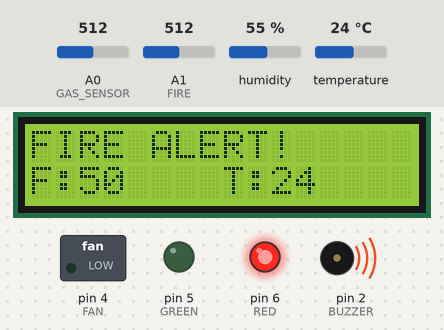
A sketch run on a simulated Arduino Uno, built with avr-gcc and run on an emulated ATmega328P. On the bench: 16×2 character LCD, switched loads named in the sketch (green lamp = pin HIGH), output pins drawn as LEDs (lit = HIGH), buzzer (waves = sounding). The test bench sets the inputs (shaded band); at power-on: A0 (GAS_SENSOR) = 512, temperature 24 °C, A1 (FIRE) = 512, humidity 55 %.

Above: at 3.2 s.
3.3 s: A0 (GAS_SENSOR) set to 604
5.4 s: A0 (GAS_SENSOR) set to 625
At 6.4 s:
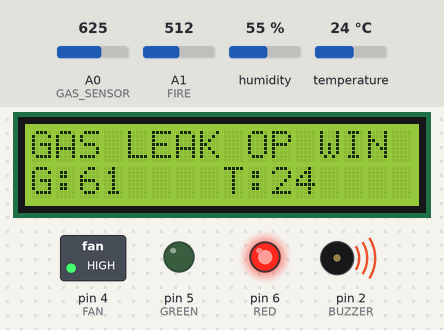
7.5 s: temperature set to 12 °C
At 9.7 s:
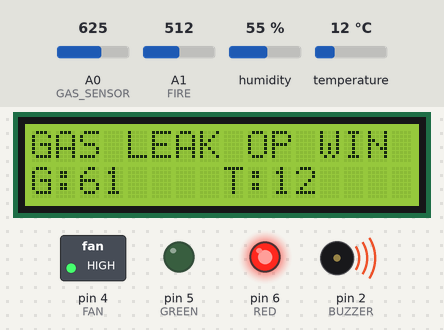
10.2 s: A0 (GAS_SENSOR) set to 306
At 10.7 s:
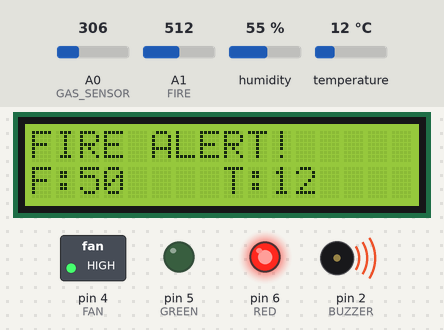
12.3 s: A1 (FIRE) set to 501
At 14.0 s:
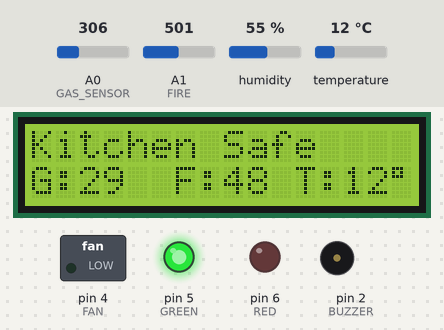
14.8 s: temperature set to 19 °C
At 17.2 s:
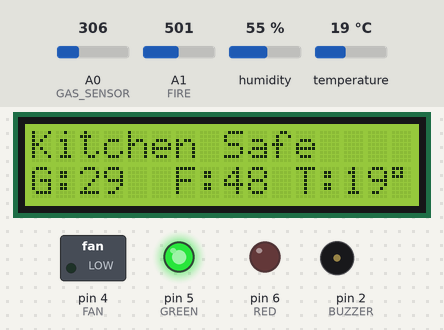
Timing chart, 0 to 18.7 s (numbered marks = the images above; inputs shaded):
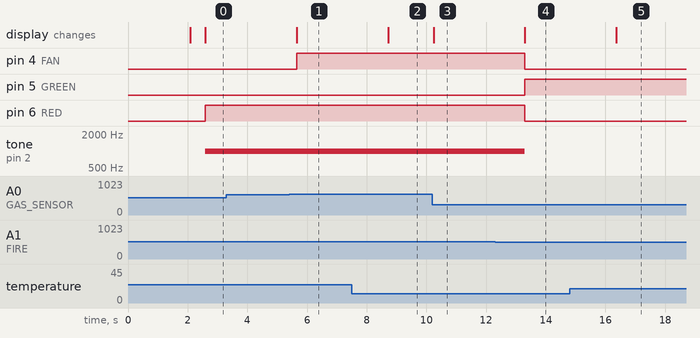

Measured:
- the behaviour switches between 613 and 614 on A0 (GAS_SENSOR) (found by bisection; images 0 and 1)
- the behaviour switches between 512 and 511 on A1 (FIRE) (found by bisection; images 3 and 4)
- after the input at 3.3 s, every drawn part: stays the same
- after the input at 5.4 s, pin 4 (FAN): LOW → HIGH after 0.25 s; the display: changes after 0.25 s (image 1)
- after the input at 7.5 s, the display: changes after 1.2 s (image 2)
- after the input at 10.2 s, the display: changes at once (image 3)
- after the input at 12.3 s, pin 4 (FAN), pin 6 (RED): HIGH → LOW after 1.0 s; pin 5 (GREEN): LOW → HIGH after 1.0 s; tone on pin 2 (BUZZER): 1000 Hz → silent after 1.0 s; the display: changes after 1.0 s (image 4)
- after the input at 14.8 s, the display: changes after 1.6 s (image 5)

The sketch:

kitchen_monitoring_systems.ino
```cpp
#include <LiquidCrystal.h>
#include <DHT11.h>

const int rs = 13, en = 12, d4 = 11, d5 = 10, d6 = 9, d7 = 8;
LiquidCrystal lcd(rs, en, d4, d5, d6, d7);

const int GAS_SENSOR = A0;
const int FIRE = A1;
const int RED = 6;
const int GREEN = 5;
const int BUZZER = 2;
const int FAN = 4;

DHT11 dht11(3);
void setup()
{
  lcd.begin(16,2);
  pinMode(GAS_SENSOR, INPUT);
  pinMode(FIRE, INPUT);
  pinMode(RED, OUTPUT);
  pinMode(GREEN, OUTPUT);
  pinMode(BUZZER, OUTPUT);
  pinMode(FAN, OUTPUT);

  lcd.setCursor(0,0);
  lcd.print("Kitchen Monitor");
  lcd.setCursor(2,1);
  lcd.print("System");
  delay(2000);
  lcd.clear();
}
void loop()
{
  int temperature = dht11.readTemperature();
  int gasADC = analogRead(GAS_SENSOR);
  int fireADC = analogRead(FIRE);
  int GAS = map(gasADC, 0, 1023, 0, 100);
  int fire = map(fireADC, 0, 1023, 0, 100);

  lcd.clear();
  if (GAS >= 60)
  {
    digitalWrite(RED, HIGH);
    digitalWrite(GREEN, LOW);
    digitalWrite(FAN, HIGH);

    tone(BUZZER,1000);

    lcd.setCursor(0,0);
    lcd.print("GAS LEAK OP WIN");
    lcd.setCursor(0,1);
    lcd.print("G:");
    lcd.print(GAS);
    lcd.setCursor(8,1);
    lcd.print("T:");
    lcd.print(temperature);
  }
  else if (fire >= 50)
  {
    digitalWrite(RED,HIGH);
    digitalWrite(GREEN,LOW);
    tone(BUZZER,1000);
    lcd.setCursor(0,0);
    lcd.print("FIRE ALERT!");
    lcd.setCursor(0,1);
    lcd.print("F:");
    lcd.print(fire);
    lcd.setCursor(8,1);
    lcd.print("T:");
    lcd.print(temperature);
  }
  else if (temperature >= 50)
  {
    digitalWrite(RED,HIGH);
    digitalWrite(GREEN,LOW);
    digitalWrite(FAN,HIGH);
    noTone(BUZZER);
    lcd.setCursor(0,0);
    lcd.print("TEMP HIGH OP WIN");
    lcd.setCursor(0,1);
    lcd.print("T:");
    lcd.print(temperature);
    lcd.print((char)223);
    lcd.print("C");
  }

  else
  {
    digitalWrite(RED,LOW);
    digitalWrite(GREEN,HIGH);
    digitalWrite(FAN,LOW);
    noTone(BUZZER);
    lcd.setCursor(0,0);
    lcd.print("Kitchen Safe");
    lcd.setCursor(0,1);
    lcd.print("G:");
    lcd.print(GAS);
    lcd.setCursor(6,1);
    lcd.print("F:");
    lcd.print(fire);
    lcd.setCursor(11,1);
    lcd.print("T:");
    lcd.print(temperature);
    lcd.print((char)223);
    lcd.print("C");
  }

  delay(1000);
}
```
